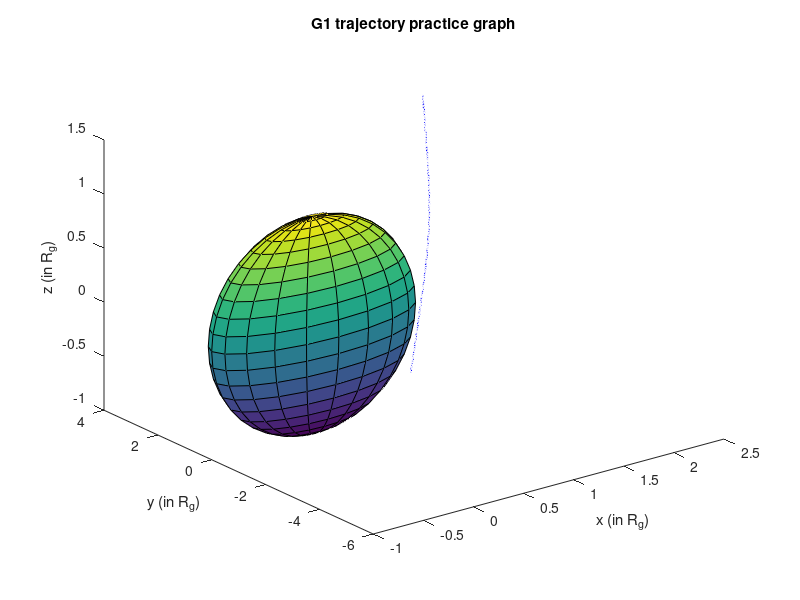

Write MATLAB code to recreate this figure. (Note: this script raises an error after producing the figure.)
% Graph spacecraft trajectory of G1 

% File name G1 with delimeterIn = , 
% headerlinesIn = 1 (start at 2nd column so we don't import the dates)
G1 = importdata('Galileo_O1.csv',',',1)

% create trajectory array with each column representing an x,y,z component of
% the spacecraft trajectory
trajectory = zeros(length(G1.data),3)
for i = 1:3
    trajectory(:,i) = G1.data(:,i+4)
end

% spacecraft-measured B field values
B_field = zeros(length(G1.data),3)
for i = 1:3
    B_field(:,i) = G1.data(:,i)
end

% create 3d plot of trajectory 
plot3(trajectory(:,1),trajectory(:,2),trajectory(:,3),'-b')
xlabel("x (in R_g)")
ylabel("y (in R_g)")
zlabel("z (in R_g)")
title("G1 trajectory practice graph")
hold on
% add Ganymede at origin 
r_factor = 0.038 % multiply by R_g/R_j
[X,Y,Z] = sphere
X2 = X*r_factor
Y2 = Y*r_factor
Z2 = Z*r_factor 
% assuming R_j 
% G1_plot = surf(X2,Y2,Z2)

% assuming R_g
G1_plot = surf(X,Y,Z)
G1_plot.FaceColor = [0.25 0.8 0.7]
legend("trajectory", "Ganymede")
axis equal

% add quiver plot to show magnitude/direction of B field 
quiver3(trajectory(:,1),trajectory(:,2),trajectory(:,3),B_field(:,1),B_field(:,2),B_field(:,3))